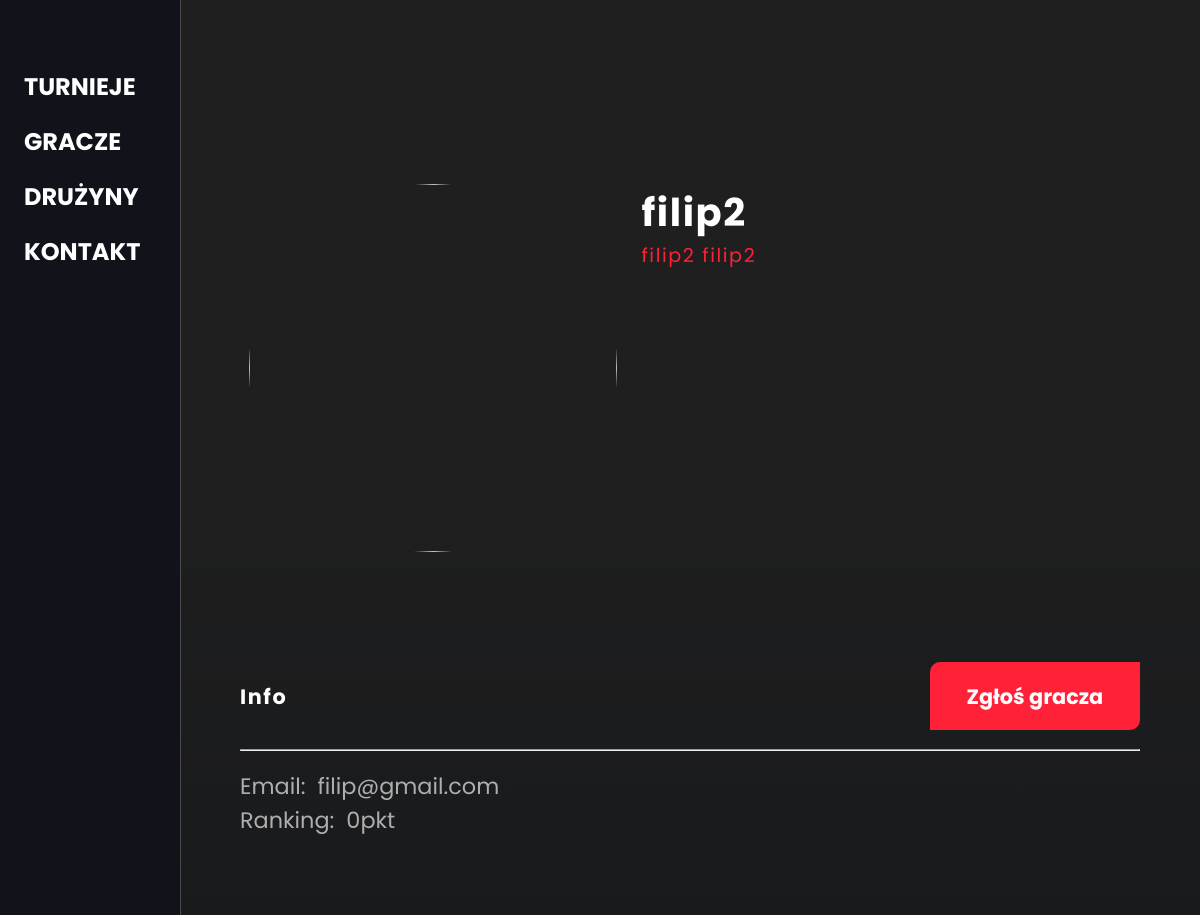
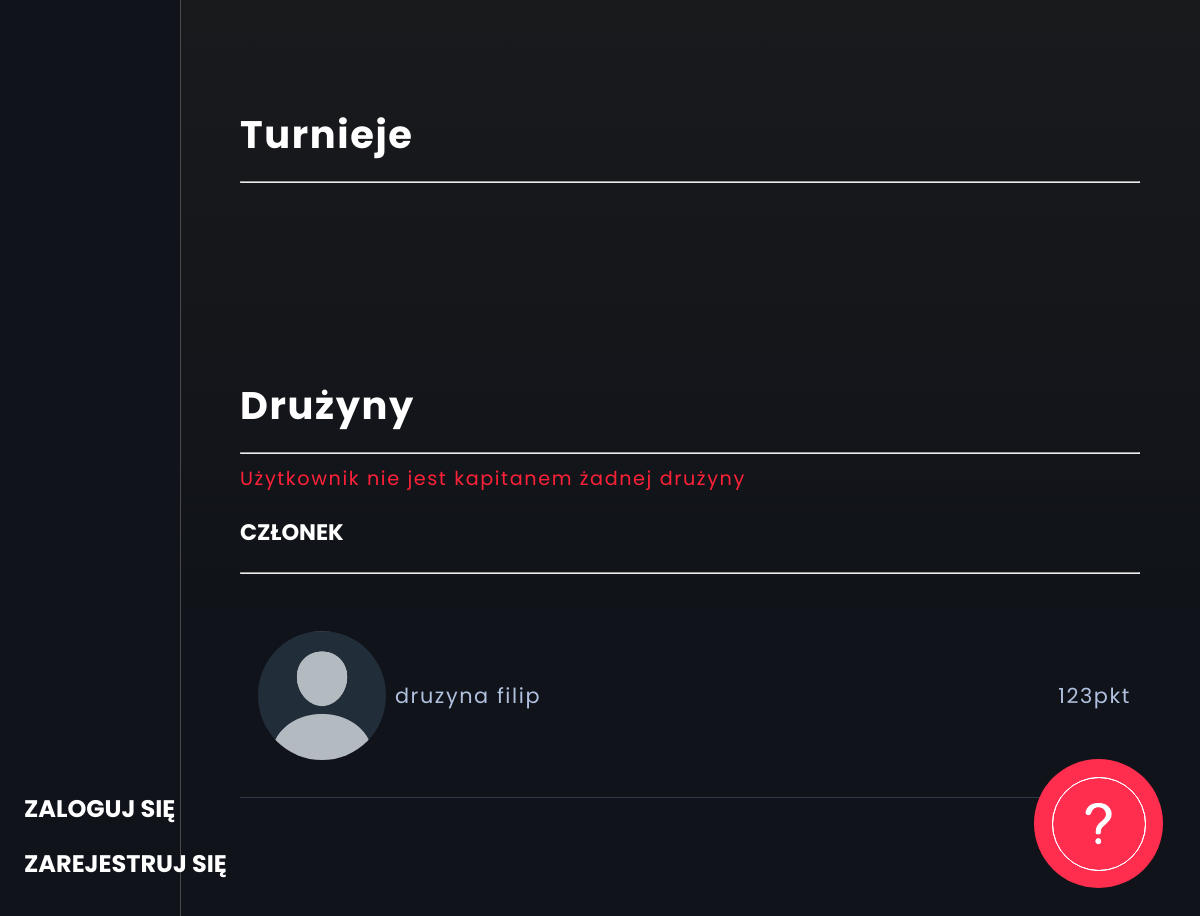
The page /player/filip2/ on the database its author committed (2 pictures, top to bottom).
### backend/models.py (models this page shows, shortened)
class CustomUser(AbstractUser):
    nick = models.CharField(max_length=30, unique=True)
    email = models.EmailField(unique=True)
    data_urodzenia = models.DateField(blank=True, null=True)
    avatar = models.ImageField(blank=True, default="images/1.png")
    opis = models.TextField('Opis', max_length=500, default='', blank=True)
    punkty = models.IntegerField(default=0)

class Team(models.Model):
    nazwa = models.CharField(max_length=100)
    opis = models.CharField(max_length=200, null=True, blank=True)
    zdjecie = models.ImageField(upload_to='images/', null=True, blank=True, default="images/1.png")
    creator = models.EmailField()
    punkty = models.IntegerField(default=0)
    add_players = models.ManyToManyField('CustomUser', related_name="add_players", null=True, blank=True)
    waiting_list = models.ManyToManyField('CustomUser', related_name="waiting_list", null=True, blank=True)
    remove_players = models.ManyToManyField('CustomUser', related_name="remove_players", null=True, blank=True)
    volunteers = models.ManyToManyField('CustomUser', related_name="volunteers", null=True, blank=True)
    def __str__(self):
        return self.nazwa

### backend/views.py (the view)
# urls.py: path("player/<playernick>/", player_site, name="player_site"),
def player_site(request, playernick):
    user = get_user_model().objects.filter(nick=playernick).first()
    if user:
        player = CustomUser.objects.get(nick=playernick)
        context = {
            'player': player,
            'teams': None,
            'team_member': None,
        }
        if Team.objects.filter(creator=user.email).exists():
            team_creator=Team.objects.filter(creator=user.email)
            context['team']=team_creator
        if Team.objects.filter(add_players__email=user.email).exists():
            team_member = Team.objects.filter(add_players__email=user.email)
            context['team_member']=team_member
        return render(request, 'frontend/player.html', context=context)
    return redirect("/")

### frontend/templatetags/post_tags.py (called while the page is built)
@register.simple_tag(takes_context=True)
def notification(context):
    user = context['user']
    if user.is_authenticated:
        powiadomienia = Powiadomienia.objects.filter(user=user)
        return powiadomienia.count()
    else:
        return "0"

### frontend/templates/frontend/player.html (shortened to what this page needs)
{% extends 'frontend/base.html' %}
{% block content %}
    <div id="container" class="player-detail-container">
        <div id="inner-wrapper" class="playerinner-wrapper">
            {% if player.avatar %}<img src="{{ player.avatar.url }}" alt="">{% else %}<img src="https://ionicframework.com/docs/img/demos/avatar.svg" alt="">{% endif %}
            <div id="profile-flex">
                <h1  class="creatorname">{{ player.nick }}</h1>
                <p>{{ player.first_name }} {{ player.last_name }}</p>
            </div>
            <div class="profile-menu"><div class="active_nav">Info</div>
                {% if user == player %}
                    <div class="jakas"><a href="{% url 'settings' %}">Ustawienia</a></div>
                    {% else %}
                    <div class="jakas">Zgłoś gracza</div>
                    {% endif %}
            </div>
            <hr class="firsthr">
            <div class="profile-info">
                <div>Email: <span>{{ player.email }}</span></div>
                <div>Ranking:  <span>{{ player.punkty }}pkt</span></div>
            </div>
            <h1 class="profile-teams">Turnieje{% if user.is_authenticated %}{% if user == player %}<a href="{% url 'create_tournament' %}"><span class="jakas create_team">Stwórz turniej</span></a>{% endif %}{% endif %}</h1>
            <hr>
            <h1 class="profile-teams">Drużyny{% if user.is_authenticated %}{% if user == player %}<a href="{% url 'create_team' %}"><span class="jakas create_team">Stwórz drużynę</span></a>{% endif %}{% endif %}</h1>
            <hr>
            {% if team %}
                <h3>Kapitan</h3>
                <hr>
                <ol>
                    {% for t in team %}
                    <a href="{% url 'team_site' teamname=t.nazwa %}"><div class="players-list-div"><li><span></span>
                    {% if t.zdjecie %}<img src="{{ t.zdjecie.url }}" alt="">{% else %}<img src="https://ionicframework.com/docs/img/demos/avatar.svg" alt="">{% endif %}
                    <div>{{ t }}</div><div class="float-right">{{ t.punkty }}pkt</div></li></div></a>
                    {% endfor %}
                </ol>
            {% else %}
                {% if user == player %}
                <p class="ifcaptain">Nie jesteś kapitanem żadnej drużyny</p><br>
                {% else %}
                <p class="ifcaptain">Użytkownik nie jest kapitanem żadnej drużyny</p><br>
                {% endif %}
            {% endif %}
            {% if team_member %}
            <h3>Członek</h3>
            <hr>
            <ol>
            {% for team in team_member %}
                <a href="{% url 'team_site' teamname=team.nazwa %}"><div class="players-list-div"><li>
                {% if team.zdjecie %}<img src="{{ team.zdjecie.url }}" alt="">{% else %}<img src="https://ionicframework.com/docs/img/demos/avatar.svg" alt="">{% endif %}
                <div>{{ team }}</div><div class="float-right">123pkt</div></li></div></a>
            {% endfor %}
            </ol>
            {% else %}
            <p class="ifcaptain">Użytkownik nie należy żadnej drużyny</p><br>
            {% endif %}
        </div>
    </div>
{% endblock %}

### frontend/static/style.css (style rules this page uses)
body { margin: 0; padding: 0; overflow-x: hidden !important; background-color: #101319; }
html { overflow-x: hidden !important; }
#container { width: 85vw; margin-left: 15vw; height: 100vh; scroll-snap-type: y mandatory; overflow-y: overlay; -webkit-font-smoothing: antialiased; overflow-x: hidden; scroll-behavior: smooth; }
a { text-decoration: none; color: inherit; }
* { font-family: 'Poppins', sans-serif; }
h1, h2, h3, h4, h5 { text-transform: uppercase; }
a { display: block; }
#inner-wrapper { width: auto; height: auto; margin-top: 55vh; padding-right: 10%; padding-left: 10%; color: white !important; font-size: 1.5rem; }
#inner-wrapper h1 { letter-spacing: 0.1rem; }
.active_nav { color: white !important; }
.float-right { margin-left: auto; float: right; }
.players-list-div { width: auto; height: auto; padding: 2vh 1% 2vh 1%; border-bottom: 1px solid #2f384c; }
ol { padding-left: 0; letter-spacing: 0.1rem; font-size: 1.3rem; color: #b0c0df; }
li { display: flex; flex-direction: row; flex-wrap: wrap; justify-content: flex-start; align-items: center; align-content: center; }
body { counter-reset: section; }
li img, .chatimg { height: 4vh; width: auto; border-radius: 9999px; margin-right: 1%; margin-left: 1%; }
.player-detail-container { background-repeat: no-repeat; background-size: auto 100vh; width: 85vw; margin-left: 10vw; height: auto; min-height: 100vh; overflow-x: hidden; background: linear-gradient(0deg, rgba(16,19,25,1) 17%, rgba(31,31,31,1) 74%); }
.playerinner-wrapper { margin-top: 10vh !important; font-size: 1.2em !important; padding-left: 5vw !important; padding-right: 5vw !important; }
.playerinner-wrapper img { animation-duration: 1s; height: 20vh; width: 20vh; object-fit: contain; border-radius: 9999px; margin-right: 1%; margin-left: 1%; float: left; margin-bottom: 6vh; }
.playerinner-wrapper h1 { text-transform: none !important; float: left; margin-left: 3%; margin-top: 0%; margin-bottom: 0%; }
.playerinner-wrapper p { text-transform: none !important; float: left; margin-left: 3%; margin-top: 0%; margin-bottom: 0%; letter-spacing: 0.1rem; color: #ff2138; }
.playerinner-wrapper hr { clear: both; }
#profile-flex { display: flex; flex-direction: column; flex-wrap: wrap; justify-content: flex-start; align-items: flex-start; align-content: flex-start; }
.profile-menu div { font-weight: bold; float: left; font-size: 1.3rem; transition: all .1s ease; width: auto; height: auto; padding: 2vh; padding-bottom: 1vh; margin-bottom: 1vh; padding-top: 1vh; color: rgba(255, 255, 255, 0.58); margin-right: 1vh; margin-left: -2vh; border-radius: 10px; letter-spacing: .1rem; transition: .1s all; }
.profile-menu { clear:both; height: 1.5rem; width: 100%; margin-bottom: 2vh; }
.profile-info { font-size: 1.4rem; color: rgb(174, 174, 174); margin-top: 1vh; }
.profile-info span { margin-left: .5vw; }
.jakas { letter-spacing: 0 !important; padding: 1vh 2vh 1vh 2vh !important; color: #ffff !important; background-color: #ff2138 !important; border: none; border-bottom-left-radius: 0px !important; border-top-right-radius: 0px !important; border-top-left-radius: 10px !important; border-bottom-right-radius: 10px !important; margin-right: 0vh !important; float: right !important; font-size: 1.4rem; font-weight: bold; transition: .2s all ; }
.profile-teams { width: 100%; margin: 0 !important; margin-top: 10vh !important; margin-bottom: 1vh !important; display: flex; flex-direction: row; flex-wrap: wrap; justify-content: space-between; align-items: flex-end; align-content: flex-end; }
.ifcaptain { margin-left: 0 !important; }
.playerinner-wrapper li img { height: 7vh !important; width: auto !important; border-radius: 9999px !important; margin-right: 1% !important; margin-left: 1% !important; margin-bottom: 0 !important; }
* { scrollbar-width: auto; scrollbar-color: #10131900 #272f3c00; }

### rows shown on the page
CustomUser: nick "filip2", first_name "filip2", last_name "filip2", email "filip@gmail.com", punkty "0"
Team: zdjecie (picture), nazwa "druzyna filip"
